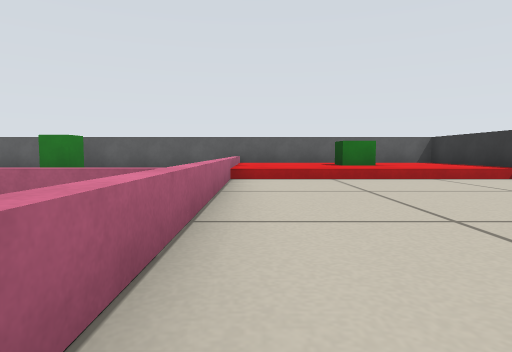
[1] (above)

12 first-person views from a walk through a world built for the Player/Stage simulator. The camera is 0.26 m above the floor, tilts 4° down and sees 75° across. The lines on the ground mark 1 m squares. The floor is counted in squares, 0.5 m on a side. Each view is taken from the middle of a square. On the plan, view 1 faces up. The plan holds only what a view shows up to about 9 squares ahead; the rest is blank. The robots in the file are not drawn.

[2]
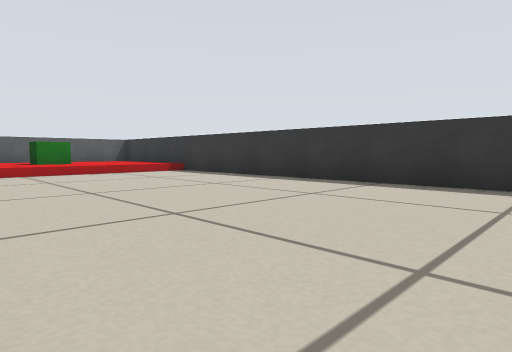

[3]
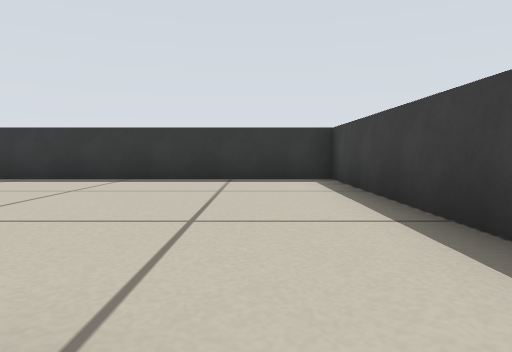

[4]
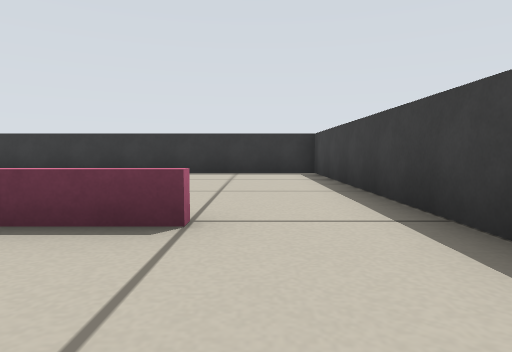

[5]
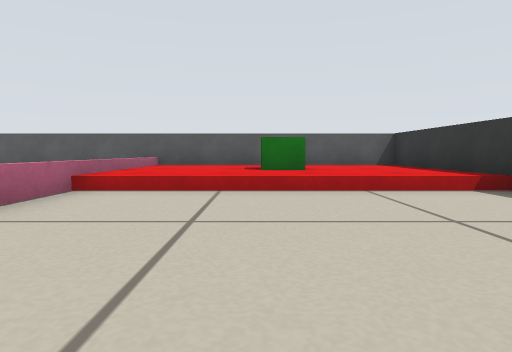

[6]
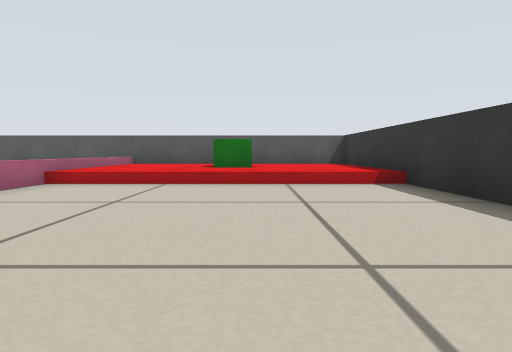

[7]
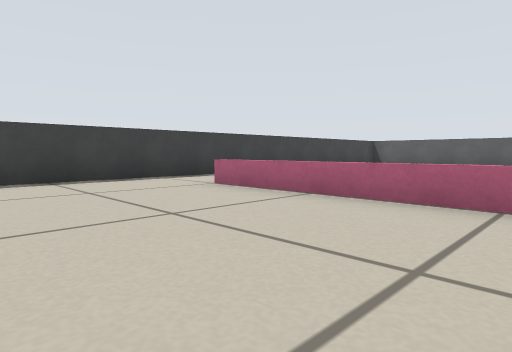

[8]
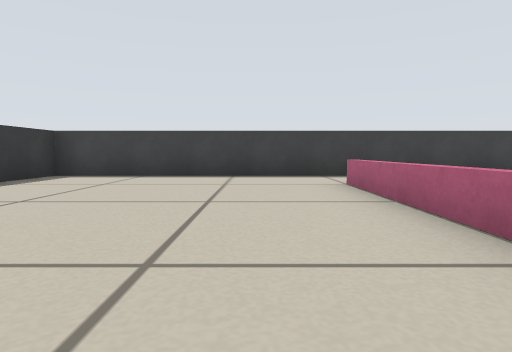

[9]
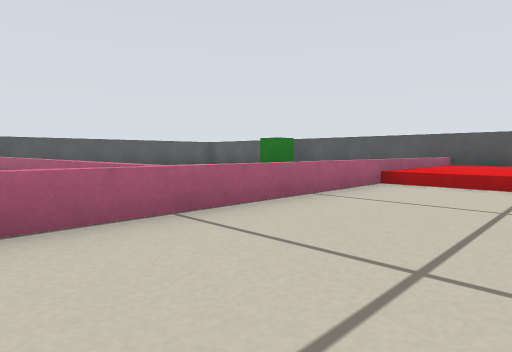

[10]
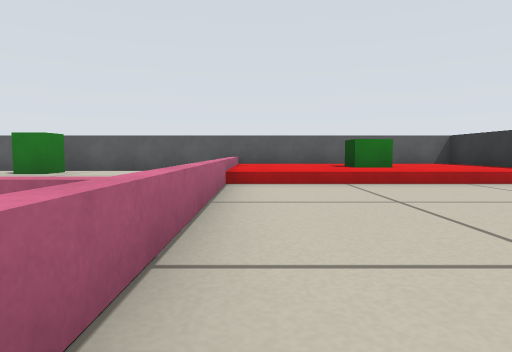

[11]
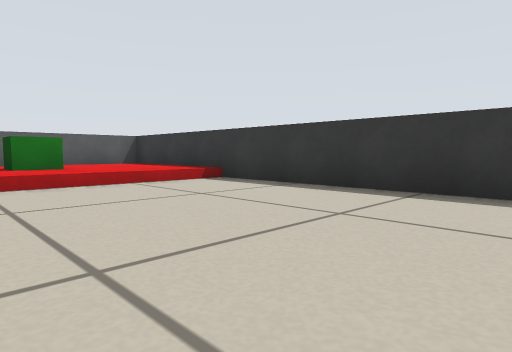

[12]
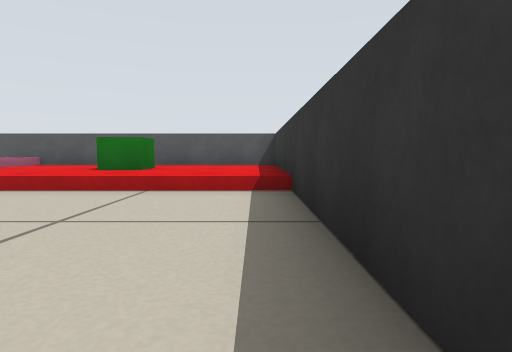

### Floor plan
Points are (right, up) in squares from view 1. A wall is a line through its corners. A room is listed if a view was taken in it or the views show most of it. See-through windows are left out.
Room 1 (views 1, 2, 3, 5, 6, 7, 8, 9, 10, 11, 12)
walls: (-1.6, -5.5) (5.5, -5.5) (5.5, 9.5)
low walls: (-0.5, 9.5) (-0.5, -3.5)
ways out: opening at (-1, -4.5) to room 2
objects: red block (0, 7) to (5, 9); pillar (2, 8)
Room 2 (view 4)
walls: (-4.8, -5.5) (-1.6, -5.5)
low walls: (-0.7, -3.5) (-0.7, -2.1)
ways out: opening at (-1, -4.5) to room 1
objects: barrier (-9, 3) to (-2, 3); pillar (-6, 9) to (-5, 9)

Where each view was taken, in squares from view 1:
view 1: 0 up, 0 right, facing up
view 2: 2 down, 0 right, facing up-right
view 3: 4 down, 1 left, facing right
view 4: 4 down, 3 left, facing right
view 5: 2 up, 2 right, facing up
view 6: 1 up, 3 right, facing up
view 7: 1 up, 3 right, facing down-left
view 8: 2 up, 1 right, facing down
view 9: 1 up, 2 right, facing up-left
view 10: 1 up, 0 right, facing up
view 11: 1 up, 1 right, facing up-right
view 12: 2 up, 5 right, facing up
